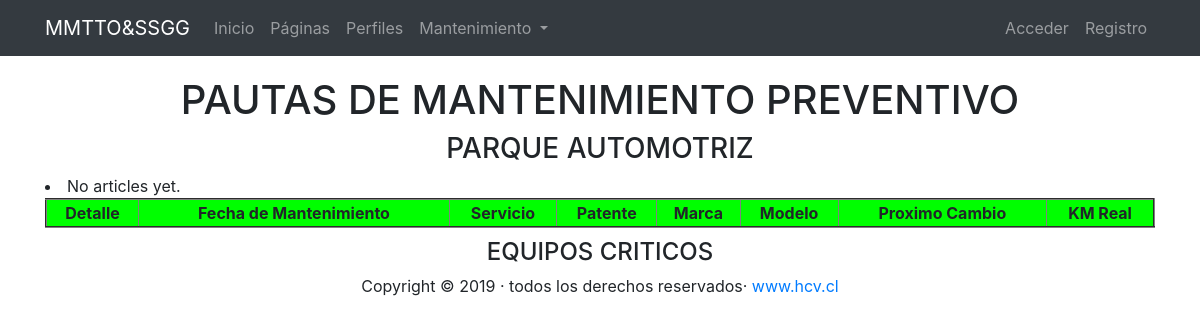
Before: /ambulancia/ambulancia_lista/ with the older database file.
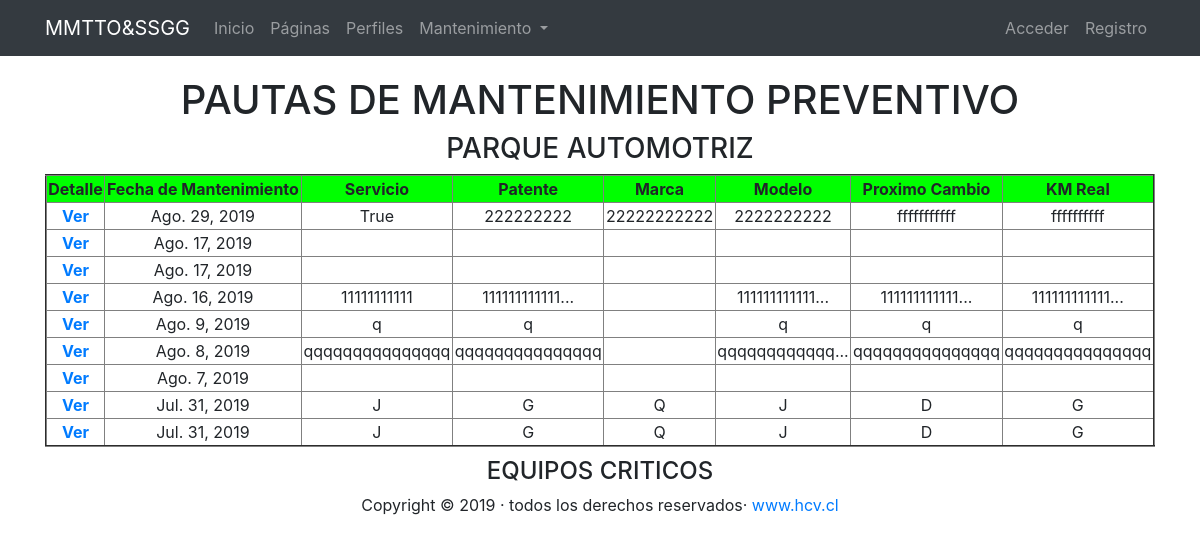
After: the same page with the newer database file.
### ambulancia/models.py (models this page shows, shortened)
class ParqueAutomotriz(models.Model):
    Movil= models.CharField(max_length=100, blank=True)
    Patente = models.CharField(max_length=100, blank=True)
    marca = models.CharField(max_length=100, blank=True)
    Servicio = models.CharField(max_length=100, blank=True)
    modelo = models.CharField(max_length=100, blank=True)
    inventario = models.CharField(max_length=100, blank=True)
    observacion = models.TextField()
    fecha = models.DateField(default=datetime.date.today)
    tecnico1 = models.CharField(max_length=255, blank=True)
    tecnico2 = models.CharField(max_length=255, blank=True)
    responsable = models.CharField(max_length=255, blank=True)
    km_anterior = models.CharField(max_length=100, blank=True)
    proximo_cambio = models.CharField(max_length=100, blank=True)
    km_programado = models.CharField(max_length=100 , blank=True)
    km_real = models.CharField(max_length=100, blank=True)
    SI_NO = (('SI','Si'),('NO','No'))
    pauta1 = models.CharField(max_length=2,choices=SI_NO, default='SI', blank=True)
    SI_NO = (('SI','Si'),('NO','No'))
    pauta2 = models.CharField(max_length=2,choices=SI_NO, default='SI', blank=True)
    SI_NO = (('SI','Si'),('NO','No'))
    pauta3 = models.CharField(max_length=2,choices=SI_NO, default='SI', blank=True)
    SI_NO = (('SI','Si'),('NO','No'))
    pauta4 = models.CharField(max_length=2,choices=SI_NO, default='SI', blank=True)
    SI_NO = (('SI','Si'),('NO','No'))
    pauta5 = models.CharField(max_length=2,choices=SI_NO, default='SI', blank=True)
    SI_NO = (('SI','Si'),('NO','No'))
    pauta6 = models.CharField(max_length=2,choices=SI_NO, default='SI', blank=True)
    SI_NO = (('SI','Si'),('NO','No'))
    pauta7 = models.CharField(max_length=2,choices=SI_NO, default='SI', blank=True)
    SI_NO = (('SI','Si'),('NO','No'))
    pauta8 = models.CharField(max_length=2,choices=SI_NO, default='SI', blank=True)
    SI_NO = (('SI','Si'),('NO','No'))
    pauta9 = models.CharField(max_length=2,choices=SI_NO, default='SI', blank=True)
    SI_NO = (('SI','Si'),('NO','No'))
    pauta10 = models.CharField(max_length=2,choices=SI_NO, default='SI', blank=True)
    SI_NO = (('SI','Si'),('NO','No'))
    pauta11 = models.CharField(max_length=2,choices=SI_NO, default='SI', blank=True)
    SI_NO = (('SI','Si'),('NO','No'))
    pauta12 = models.CharField(max_length=2,choices=SI_NO, default='SI', blank=True)
    SI_NO = (('SI','Si'),('NO','No'))
    pauta13 = models.CharField(max_length=2,choices=SI_NO, default='SI', blank=True)
    SI_NO = (('SI','Si'),('NO','No'))
    pauta14 = models.CharField(max_length=2,choices=SI_NO, default='SI', blank=True)
    SI_NO = (('SI','Si'),('NO','No'))
    pauta15 = models.CharField(max_length=2,choices=SI_NO, default='SI', blank=True)
    SI_NO = (('SI','Si'),('NO','No'))
    pauta16 = models.CharField(max_length=2,choices=SI_NO, default='SI', blank=True)
    SI_NO = (('SI','Si'),('NO','No'))
    pauta17 = models.CharField(max_length=2,choices=SI_NO, default='SI', blank=True)
    SI_NO = (('SI','Si'),('NO','No'))
    pauta18 = models.CharField(max_length=2,choices=SI_NO, default='SI', blank=True)
    created = models.DateTimeField(auto_now_add=True, verbose_name="Fecha de creación")
    updated = models.DateTimeField(auto_now=True, verbose_name="Fecha de edición")
    class Meta:
        verbose_name='Parque Automotriz'

### ambulancia/views.py (the view)
# urls.py: path('ambulancia_lista/', AmbulanciaListView.as_view(), name='listaambulancia'),
class AmbulanciaListView(ListView):
    model = ParqueAutomotriz
    paginate_by = 50

### ambulancia/templates/ambulancia/ParqueAutomotriz_list.html (shortened to what this page needs)
{% extends 'core/base.html' %}
{% load static %}
{% block content %}
<div class="container">
  <div style="padding-top:20px; text-align:center;">
       <h1>PAUTAS DE MANTENIMIENTO PREVENTIVO</h1>
       <h3>PARQUE AUTOMOTRIZ</h3>
   </div>
  <div class="container">
       <div class="row text-center">
         <table width="100%" border="2">
           <tbody>
                <tr>
               <th scope="row" bgcolor="#00FF00" >Detalle</th>
					        <td bgcolor="#00FF00"><b>Fecha de Mantenimiento</b></td>
                  <td bgcolor="#00FF00"><b>Servicio</b></td>
                  <td bgcolor="#00FF00"><b>Patente</b></td>
                  <td bgcolor="#00FF00"><b>Marca</b></td>
                  <td bgcolor="#00FF00"><b>Modelo</b></td>
                  <td bgcolor="#00FF00"><b>Proximo Cambio</b></td>
                  <td bgcolor="#00FF00"><b>KM Real</b></td>
				   </tr>
               {% for article in object_list|dictsort:"fecha" reversed %}
               <tr>
                  <th scope="row"><a href="{% url 'ambulancias:ambulancia' article.id %}">Ver</a></th>
					        <td>{{article.fecha|date}}</td>
                  <td>{{article.Servicio|truncatechars:"15"}}</td>
                  <td>{{article.Patente|truncatechars:"15"}}</td>
                  <td>{{article.marca|truncatechars:"15"}}</td>
                  <td>{{article.modelo|truncatechars:"15"}}</td>
                  <td>{{article.proximo_cambio|truncatechars:"15"}}</td>
                  <td>{{article.km_real|truncatechars:"15"}}</td>
				   </tr>
               {% empty %}
                  <li>No articles yet.</li>
               {% endfor %}
           </tbody>
         </table>
       </div>
      </div>
     <div class="row">
        <div class="text-center col-lg-6 offset-lg-3">
        <div style="padding-top:10px; text-align:center;">
              <h4>EQUIPOS CRITICOS</h4>
             <p>Copyright &copy; 2019 &middot; todos los derechos reservados&middot; <a href="#" >www.hcv.cl</a></p>
        </div>
       </div>
    </div>
  </div>
{% endblock %}

Changed rows visible on the page:
added ParqueAutomotriz: fecha "Ago. 29, 2019", Servicio "True", Patente "222222222", marca "22222222222", modelo "2222222222", proximo_cambio "fffffffffff", km_real "ffffffffff"
added ParqueAutomotriz: fecha "Ago. 17, 2019"
added ParqueAutomotriz: fecha "Ago. 17, 2019"
added ParqueAutomotriz: fecha "Ago. 16, 2019", Servicio "11111111111", Patente "111111111111...", modelo "111111111111...", proximo_cambio "111111111111...", km_real "111111111111..."
added ParqueAutomotriz: fecha "Ago. 9, 2019", Servicio "q", Patente "q", modelo "q", proximo_cambio "q", km_real "q"
added ParqueAutomotriz: fecha "Ago. 8, 2019", Servicio "qqqqqqqqqqqqqqq", Patente "qqqqqqqqqqqqqqq", modelo "qqqqqqqqqqqq...", proximo_cambio "qqqqqqqqqqqqqqq", km_real "qqqqqqqqqqqqqqq"
added ParqueAutomotriz: fecha "Ago. 7, 2019"
added ParqueAutomotriz: fecha "Jul. 31, 2019", Servicio "J", Patente "G", marca "Q", modelo "J", proximo_cambio "D", km_real "G"
added ParqueAutomotriz: fecha "Jul. 31, 2019", Servicio "J", Patente "G", marca "Q", modelo "J", proximo_cambio "D", km_real "G"
Other visible differences:
text no longer shown: "No articles yet."
